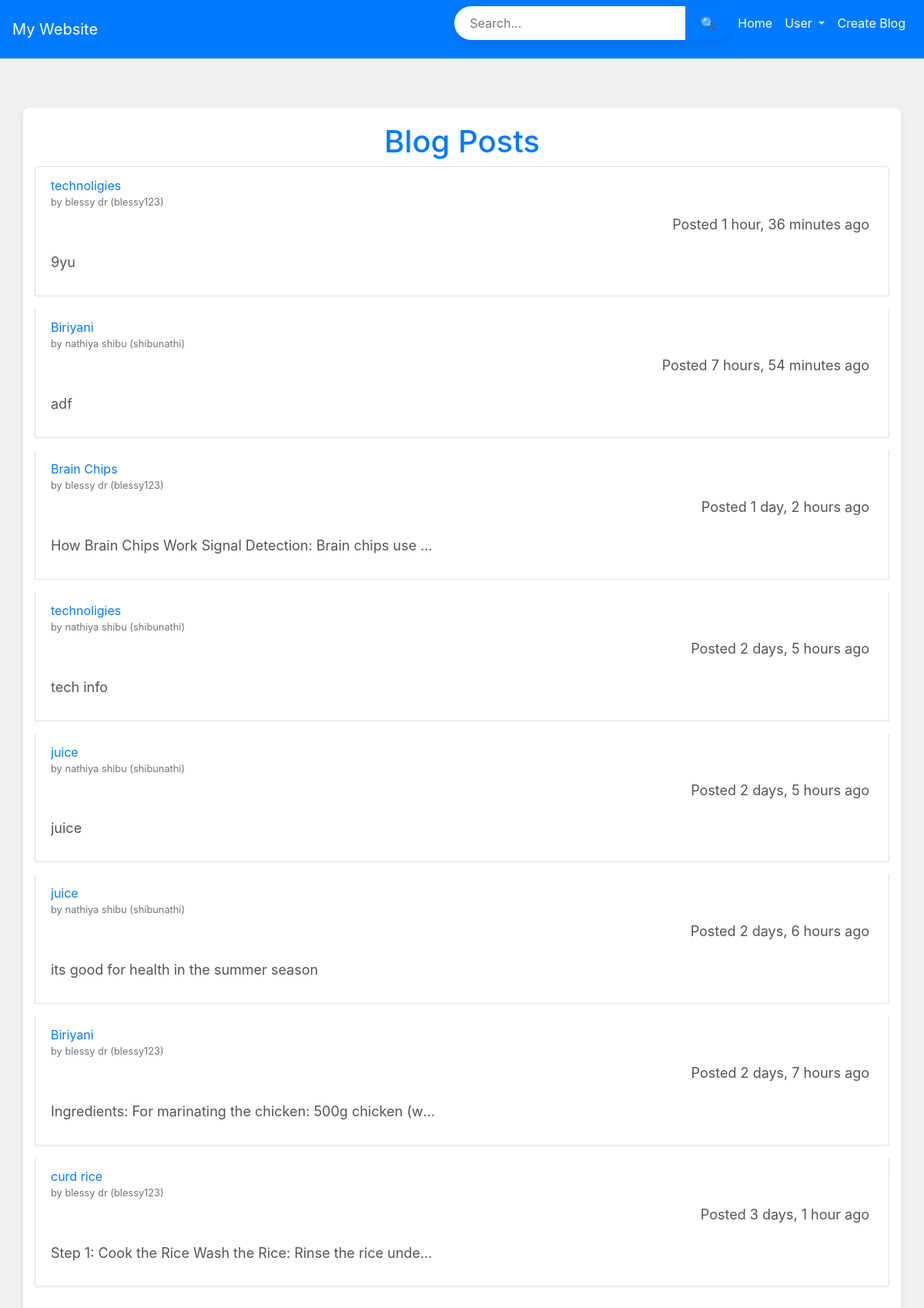
/blog_list, run on the app's committed database.
### myaccounts/models.py (models this page shows)
class Post(models.Model):
    title = models.CharField(max_length=200)
    author = models.ForeignKey(UserRegistration, on_delete=models.CASCADE,related_name='posts')  # ForeignKey to UserRegistration
    content = models.TextField()
    date_posted = models.DateTimeField(auto_now_add=True)
    image=models.ImageField(upload_to="picture/", default='default.jpg')
    def __str__(self):
        return self.title

class UserRegistration(models.Model):
    first_name = models.CharField(max_length=30)
    last_name = models.CharField(max_length=30)
    username = models.CharField(max_length=30, unique=True)
    email = models.EmailField(unique=True)
    password = models.CharField(max_length=128)
    def __str__(self):
        return f"{self.first_name} {self.last_name} ({self.username})"

### myaccounts/views.py (the view)
# urls.py: path('blog_list', views.blog_list, name='blog_list'),
def blog_list(request):
    blog = Post.objects.all().order_by('-date_posted')
    print(blog)
    search_query = request.GET.get('search', '')  # Get the search query from the request, or set it to an empty string
    if search_query:
        blogs = Post.objects.filter(title__icontains=search_query)
    else:
        blogs = Post.objects.all().order_by('-date_posted')  # Show all posts if no search query
    return render(request, 'blog/blog_list.html', {'blogs': blogs, 'search_query': search_query})

### myaccounts/templates/blog/blog_list.html (shortened to what this page needs)
{% extends "index.html" %}
{% block content %}
<body>
    <div class="container mt-5">
        <div class="column justify-content-between align-items-center mb-7">
            <h1 class="text-center">Blog Posts</h1>
        <ul class="list-group">
            {% for blog in blogs %}
                <li class="list-group-item mb-3">
                    <a href="{% url 'blog_detail' blog.pk %}" class="blog fs-5 fw-bold text-primary">{{ blog.title }}</a> <br>
                    <small class="text-muted">by {{ blog.author }}</small>
                    <p style=" text-align: right; padding: 5px">Posted {{ blog.date_posted|timesince }} ago</p>
                    <p class="limited-text mt-2">{{ blog.content }}</p>
                </li>
            {% endfor %}
        </ul>
    </div> </div>
</body>
{% endblock content %}

### myaccounts/templates/index.html (shortened to what this page needs)
{% include "header.html" %}
{% include "navbar.html" %}
<html>
    <head>
    </head>
    <body>
        {% block content%}
        {% endblock %}
    </body>
    </html>

### myaccounts/templates/header.html
{% load static %}
<link rel="stylesheet" href="{% static 'bootstrap/css/bootstrap.min.css' %}">
<link rel ='stylesheet' href="{% static 'css/style.css'  %}">
<link rel="stylesheet" href="{% static 'myfont/css/all.min.css'%}">

### myaccounts/templates/navbar.html (shortened to what this page needs)
<!DOCTYPE html>
<html lang="en">
<head>
    {% load static %}
    <link rel="stylesheet" href="https://stackpath.bootstrapcdn.com/bootstrap/4.5.2/css/bootstrap.min.css">
</head>
<body><nav class="navbar navbar-expand-lg navbar-custom fixed-top">
    <a class="navbar-brand" href="{% url 'home' %}">My Website</a>
    <div class="collapse navbar-collapse" id="navbarNav">
        <ul class="navbar-nav ml-auto">
            <li class="nav-item">
                <form method="GET" action="{% url 'blog_list' %}" class="search-container">
                    <input type="text" name="search" class="search-input" placeholder="Search...">
                    <button type="submit" class="search-button">🔍</button>
                </form>
            </li>
            <li class="nav-item">
                <a class="nav-link" href="{% url 'home' %}">Home</a>
            </li>
            <li class="nav-item dropdown">
                <a class="nav-link dropdown-toggle" href="#" id="navbarDropdown" role="button" data-toggle="dropdown" aria-haspopup="true" aria-expanded="false">
                    User
                </a>
            </li>
            <li class="nav-item">
                <a href="{% url 'blog_create' %}" class="nav-link">Create Blog</a>
            </li>
        </ul>
    </div>
</nav>
</body>
</html>

### myaccounts/static/css/style.css (style rules this page uses)
body { font-family: 'Arial', sans-serif; background-color: #f0f0f0; margin: 0; padding: 0; color: #333; }
.navbar-brand, .nav-link { color: #fff; }
.navbar { background-color: #007bff; }
.container { padding: 20px; background-color: white; margin-top: 20px; border-radius: 8px; box-shadow: 0 4px 8px rgba(0, 0, 0, 0.1); }
h1 { font-size: 36px; margin-bottom: 20px; color: #007bff; }
p { font-size: 18px; line-height: 1.6; color: #555; }
a.nav-link, a.dropdown-item { padding: 10px 15px; background-color: #007bff; color: white; text-decoration: none; border-radius: 5px; }

### myaccounts/templates/navbar.html (style rules this page uses)
.navbar-custom { background-color: #007bff; transition: background-color 0.4s ease; }
.navbar-custom .navbar-brand, .navbar-custom .nav-link { color: #fff; transition: color 0.3s ease; }
body { display: flex; justify-content: center; align-items: center; height: 100vh; background-color: #f0f0f0; }
.search-container { display: flex; border-radius: 25px; overflow: hidden; box-shadow: 0 4px 20px rgba(0, 0, 0, 0.1); }
.search-input { border: none; padding: 10px 20px; font-size: 16px; outline: none; width: 300px; }
.search-button { background-color: #007bff; border: none; color: white; padding: 10px 20px; cursor: pointer; font-size: 16px; }

### myaccounts/templates/blog/blog_list.html (style rules this page uses)
body { margin-top:500px; }
.limited-text { width:500px; white-space: nowrap; overflow: hidden; text-overflow: ellipsis; }

### data on the page
Post: title "technoligies", author "blessy dr (blessy123)", date_posted "1 hour, 36 minutes", content "9yu"
Post: title "Biriyani", author "nathiya shibu (shibunathi)", date_posted "7 hours, 54 minutes", content "adf"
Post: title "Brain Chips", author "blessy dr (blessy123)", date_posted "1 day, 2 hours", content "How Brain Chips Work Signal Detection: Brain chips use…"
Post: title "technoligies", author "nathiya shibu (shibunathi)", date_posted "2 days, 5 hours", content "tech info"
Post: title "juice", author "nathiya shibu (shibunathi)", date_posted "2 days, 5 hours", content "juice"
Post: title "juice", author "nathiya shibu (shibunathi)", date_posted "2 days, 6 hours", content "its good for health in the summer season"
Post: title "Biriyani", author "blessy dr (blessy123)", date_posted "2 days, 7 hours", content "Ingredients: For marinating the chicken: 500g chicken (w…"
Post: title "curd rice", author "blessy dr (blessy123)", date_posted "3 days, 1 hour", content "Step 1: Cook the Rice Wash the Rice: Rinse the rice unde…"
